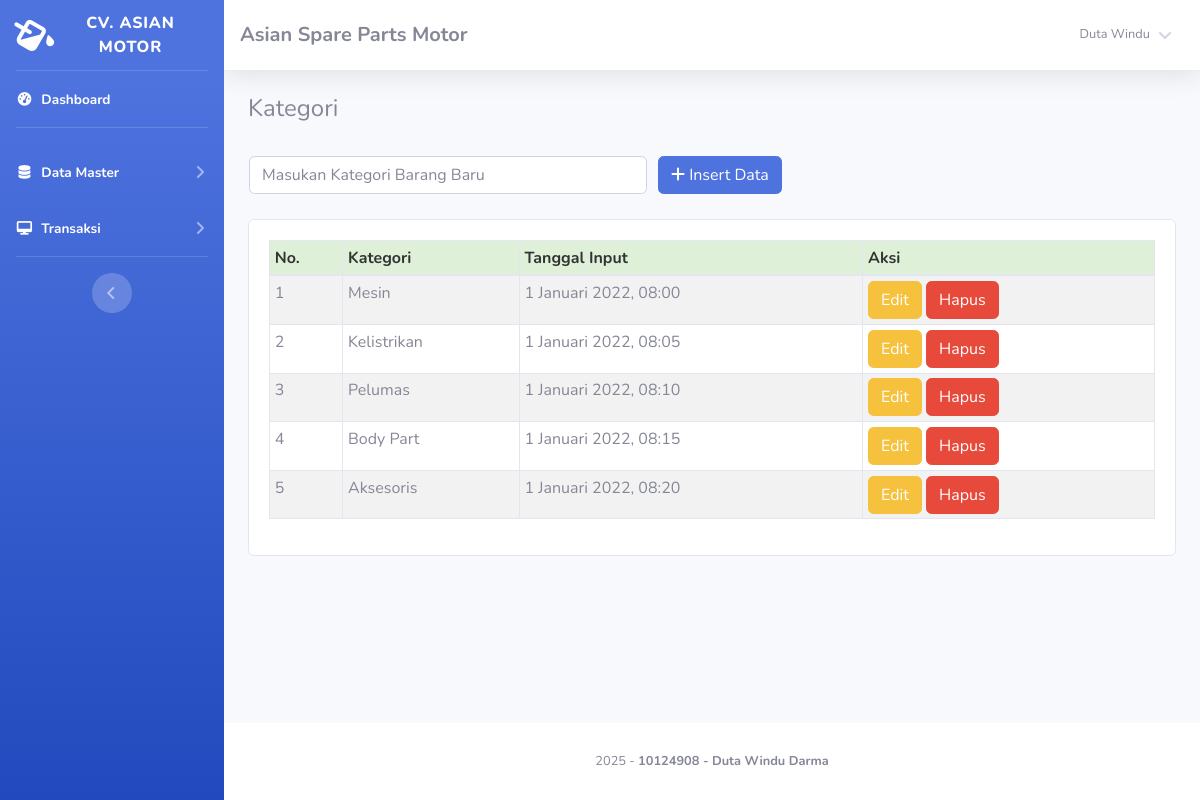
Screenshot of /index.php?page=kategori (signed in) with the database file from the repository.
### tables this page shows
CREATE TABLE `member` (
  `id_member` int(11) NOT NULL,
  `nm_member` varchar(255) NOT NULL,
  `alamat_member` text NOT NULL,
  `telepon` varchar(255) NOT NULL,
  `email` varchar(255) NOT NULL,
  `NIK` text NOT NULL
);

CREATE TABLE `kategori` (
  `id_kategori` int(11) NOT NULL,
  `nama_kategori` varchar(255) NOT NULL,
  `tgl_input` varchar(255) NOT NULL
);

### function/view.php (called while the page is built, shortened)
<?php
class view
{
    protected $db;
    public function __construct($db)
    {
        $this->db = $db;
    }
    public function member_edit($id)
    {
        $sql = "select member.*, login.*
                from member inner join login on member.id_member = login.id_member
                where member.id_member= ?";
        $row = $this-> db -> prepare($sql);
        $row -> execute(array($id));
        $hasil = $row -> fetch();
        return $hasil;
    }
    public function kategori()
    {
        $sql = "select*from kategori";
        $row = $this-> db -> prepare($sql);
        $row -> execute();
        $hasil = $row -> fetchAll();
        return $hasil;
    }
}

### view/kategori/index.php (the view, shortened to what this page needs)
<h4>Kategori</h4>
<br />
<?php
	if(!empty($_GET['uid'])){
	$sql = "SELECT * FROM kategori WHERE id_kategori = ?";
	$row = $conn->prepare($sql);
	$row->execute(array($_GET['uid']));
	$edit = $row->fetch();
?>
<form method="POST" action="function/edit.php?kategori=edit">
    <table>
        <tr>
            <td style="width:25pc;"><input type="text" class="form-control" value="<?= $edit['nama_kategori'];?>"
                    required name="kategori" placeholder="Masukan Kategori Barang Baru">
                <input type="hidden" name="id" value="<?= $edit['id_kategori'];?>">
            </td>
            <td style="padding-left:10px;"><button id="tombol-simpan" class="btn btn-primary"><i class="fa fa-edit"></i>
                    Ubah Data</button></td>
        </tr>
    </table>
</form>
<?php }else{?>
<form method="POST" action="function/tambah.php?kategori=tambah">
    <table>
        <tr>
            <td style="width:25pc;"><input type="text" class="form-control" required name="kategori"
                    placeholder="Masukan Kategori Barang Baru"></td>
            <td style="padding-left:10px;"><button id="tombol-simpan" class="btn btn-primary"><i class="fa fa-plus"></i>
                    Insert Data</button></td>
        </tr>
    </table>
</form>
<?php }?>
<br />
<div class="card card-body">
    <div class="table-responsive">
        <table class="table table-bordered table-striped table-sm" id="example1">
            <thead>
                <tr style="background:#DFF0D8;color:#333;">
                    <th>No.</th>
                    <th>Kategori</th>
                    <th>Tanggal Input</th>
                    <th>Aksi</th>
                </tr>
            </thead>
            <tbody>
                <?php
				$hasil = $lihat -> kategori();
				$no=1;
				foreach($hasil as $isi){
			?>
                <tr>
                    <td><?php echo $no;?></td>
                    <td><?php echo $isi['nama_kategori'];?></td>
                    <td><?php echo $isi['tgl_input'];?></td>
                    <td>
                        <a href="index.php?page=kategori&uid=<?php echo $isi['id_kategori'];?>"><button
                                class="btn btn-warning">Edit</button></a>
                        <a href="function/delete.php?kategori=hapus&id=<?php echo $isi['id_kategori'];?>"
                            onclick="javascript:return confirm('Hapus Data Kategori ?');"><button
                                class="btn btn-danger">Hapus</button></a>
                    </td>
                </tr>
                <?php $no++; }?>
            </tbody>
        </table>
    </div>
</div>

### index.php (shortened to what this page needs)
<?php
	if(!empty($_SESSION['admin'])){
        require 'dbconnection.php';
		$lihat = new view($conn);
        include 'view/header.php';
		include 'view/sidebar.php';
			if(!empty($_GET['page'])){
				include 'view/'.$_GET['page'].'/index.php';
			}else{
				include 'view/home.php';
			}
			include 'view/footer.php';
    }else{
		echo '<script>window.location="login.php";</script>';
		exit;
	}
?>

### view/header.php (shortened to what this page needs)
<!DOCTYPE html>
<html lang="en">
<head>
    <link href="vendor/fontawesome-free/css/all.min.css" rel="stylesheet" type="text/css">
    <link href="css/sb-admin-2.min.css" rel="stylesheet">
    <link rel="stylesheet" href="vendor/datatables/dataTables.bootstrap4.css" />
</head>
<body id="page-top">
    <div id="wrapper">

### view/sidebar.php (shortened to what this page needs)
<?php
    $id = $_SESSION['admin']['id_member'];
    $hasil_profil = $lihat -> member_edit($id);
?>
<ul class="navbar-nav bg-gradient-primary sidebar sidebar-dark accordion" id="accordionSidebar">
    <a class="sidebar-brand d-flex align-items-center justify-content-center" href="index.php">
        <div class="sidebar-brand-icon rotate-n-15">
            <i class="fas fa-fill-drip"></i>
        </div>
        <div class="sidebar-brand-text mx-3">CV. Asian Motor<sup></sup></div>
    </a>
    <hr class="sidebar-divider my-0">
    <li class="nav-item active">
        <a class="nav-link" href="index.php">
            <i class="fas fa-fw fa-tachometer-alt"></i>
            <span>Dashboard</span></a>
    </li>
    <hr class="sidebar-divider">
    <li class="nav-item active">
        <a class="nav-link collapsed" href="#" data-toggle="collapse" data-target="#collapseTwo" aria-expanded="true"
            aria-controls="collapseTwo">
            <i class="fas fa-fw fa-database"></i>
            <span>Data Master</span>
        </a>
    </li>
     <li class="nav-item active">
        <a class="nav-link collapsed" href="#" data-toggle="collapse" data-target="#collapse3" aria-expanded="true"
            aria-controls="collapse3">
            <i class="fas fa-fw fa-desktop"></i>
            <span>Transaksi</span>
        </a>
    </li>
    <hr class="sidebar-divider d-none d-md-block">
    <div class="text-center d-none d-md-inline">
        <button class="rounded-circle border-0" id="sidebarToggle"></button>
    </div>
</ul>
<div id="content-wrapper" class="d-flex flex-column">
    <div id="content">
        <nav class="navbar navbar-expand navbar-light bg-white topbar mb-4 static-top shadow">
            <h5 class="d-lg-block d-none mt-2"><b>Asian Spare Parts Motor</b></h5>
            <ul class="navbar-nav ml-auto">
                <li class="nav-item dropdown no-arrow">
                    <a class="nav-link dropdown-toggle" href="#" id="userDropdown" role="button" data-toggle="dropdown"
                        aria-haspopup="true" aria-expanded="false">
                        <span
                            class="mr-2 d-none d-lg-inline text-gray-600 small ml-2"><?php echo $hasil_profil['nm_member'];?></span>
                        <i class="fas fa-angle-down"></i>
                    </a>
                </li>
            </ul>
        </nav>
        <div class="container-fluid">

### view/footer.php (shortened to what this page needs)
 </div>
 </div>
 <footer class="sticky-footer bg-white">
     <div class="container my-auto">
         <div class="copyright text-center my-auto">
             <span>
                 <?php echo date('Y');?> - <b>10124908 - Duta Windu Darma</a></b>
             </span>
         </div>
     </div>
 </footer>
 </div>
 </div>
</body>
</html>

### rows the page displays
kategori: nama_kategori "Mesin", tgl_input "1 Januari 2022, 08:00"
kategori: nama_kategori "Kelistrikan", tgl_input "1 Januari 2022, 08:05"
kategori: nama_kategori "Pelumas", tgl_input "1 Januari 2022, 08:10"
kategori: nama_kategori "Body Part", tgl_input "1 Januari 2022, 08:15"
kategori: nama_kategori "Aksesoris", tgl_input "1 Januari 2022, 08:20"

### other values shown
$hasil_profil['nm_member'] "Duta Windu"
